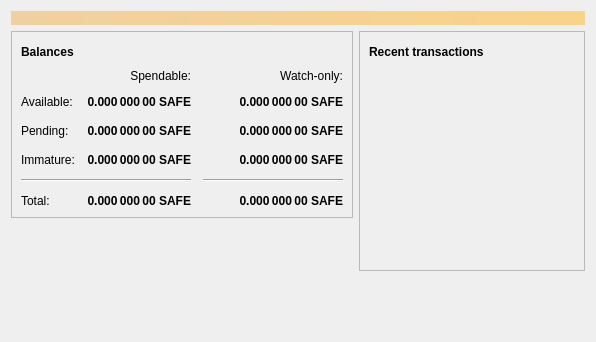
<?xml version="1.0" encoding="UTF-8"?>
<ui version="4.0">
 <class>OverviewPage</class>
 <widget class="QWidget" name="OverviewPage">
  <property name="geometry">
   <rect>
    <x>0</x>
    <y>0</y>
    <width>596</width>
    <height>342</height>
   </rect>
  </property>
  <property name="windowTitle">
   <string>Form</string>
  </property>
  <layout class="QVBoxLayout" name="topLayout">
   <item>
    <widget class="QLabel" name="labelAlerts">
     <property name="visible">
      <bool>false</bool>
     </property>
     <property name="styleSheet">
      <string notr="true">QLabel { background-color: qlineargradient(x1: 0, y1: 0, x2: 1, y2: 0, stop:0 #F0D0A0, stop:1 #F8D488); color:#000000; }</string>
     </property>
     <property name="wordWrap">
      <bool>true</bool>
     </property>
     <property name="margin">
      <number>3</number>
     </property>
     <property name="textInteractionFlags">
      <set>Qt::TextSelectableByMouse</set>
     </property>
    </widget>
   </item>
   <item>
    <layout class="QHBoxLayout" name="horizontalLayout" stretch="1,1">
     <item>
      <layout class="QVBoxLayout" name="verticalLayout_2">
       <item>
        <widget class="QFrame" name="frame">
         <property name="frameShape">
          <enum>QFrame::StyledPanel</enum>
         </property>
         <property name="frameShadow">
          <enum>QFrame::Raised</enum>
         </property>
         <layout class="QVBoxLayout" name="verticalLayout_4">
          <item>
           <layout class="QHBoxLayout" name="horizontalLayout_4">
            <item>
             <widget class="QLabel" name="label_5">
              <property name="font">
               <font>
                <weight>75</weight>
                <bold>true</bold>
               </font>
              </property>
              <property name="text">
               <string>Balances</string>
              </property>
             </widget>
            </item>
            <item>
             <widget class="QPushButton" name="labelWalletStatus">
              <property name="enabled">
               <bool>true</bool>
              </property>
              <property name="maximumSize">
               <size>
                <width>30</width>
                <height>16777215</height>
               </size>
              </property>
              <property name="toolTip">
               <string>The displayed information may be out of date. Your wallet automatically synchronizes with the Bitcoin network after a connection is established, but this process has not completed yet.</string>
              </property>
              <property name="text">
               <string/>
              </property>
              <property name="icon">
               <iconset resource="../bitcoin.qrc">
                <normaloff>:/icons/warning</normaloff>
                <disabledoff>:/icons/warning</disabledoff>:/icons/warning</iconset>
              </property>
              <property name="iconSize">
               <size>
                <width>24</width>
                <height>24</height>
               </size>
              </property>
              <property name="flat">
               <bool>true</bool>
              </property>
             </widget>
            </item>
            <item>
             <spacer name="horizontalSpacer_3">
              <property name="orientation">
               <enum>Qt::Horizontal</enum>
              </property>
              <property name="sizeHint" stdset="0">
               <size>
                <width>40</width>
                <height>20</height>
               </size>
              </property>
             </spacer>
            </item>
           </layout>
          </item>
          <item>
           <layout class="QGridLayout" name="gridLayout">
            <property name="spacing">
             <number>12</number>
            </property>
            <item row="2" column="2">
             <widget class="QLabel" name="labelWatchPending">
              <property name="font">
               <font>
                <weight>75</weight>
                <bold>true</bold>
               </font>
              </property>
              <property name="cursor">
               <cursorShape>IBeamCursor</cursorShape>
              </property>
              <property name="toolTip">
               <string>Unconfirmed transactions to watch-only addresses</string>
              </property>
              <property name="text">
               <string notr="true">0.000 000 00 SAFE</string>
              </property>
              <property name="alignment">
               <set>Qt::AlignRight|Qt::AlignTrailing|Qt::AlignVCenter</set>
              </property>
              <property name="textInteractionFlags">
               <set>Qt::LinksAccessibleByMouse|Qt::TextSelectableByKeyboard|Qt::TextSelectableByMouse</set>
              </property>
             </widget>
            </item>
            <item row="2" column="1">
             <widget class="QLabel" name="labelUnconfirmed">
              <property name="font">
               <font>
                <weight>75</weight>
                <bold>true</bold>
               </font>
              </property>
              <property name="cursor">
               <cursorShape>IBeamCursor</cursorShape>
              </property>
              <property name="toolTip">
               <string>Total of transactions that have yet to be confirmed, and do not yet count toward the spendable balance</string>
              </property>
              <property name="text">
               <string notr="true">0.000 000 00 SAFE</string>
              </property>
              <property name="alignment">
               <set>Qt::AlignRight|Qt::AlignTrailing|Qt::AlignVCenter</set>
              </property>
              <property name="textInteractionFlags">
               <set>Qt::LinksAccessibleByMouse|Qt::TextSelectableByKeyboard|Qt::TextSelectableByMouse</set>
              </property>
             </widget>
            </item>
            <item row="3" column="2">
             <widget class="QLabel" name="labelWatchImmature">
              <property name="font">
               <font>
                <weight>75</weight>
                <bold>true</bold>
               </font>
              </property>
              <property name="cursor">
               <cursorShape>IBeamCursor</cursorShape>
              </property>
              <property name="toolTip">
               <string>Mined balance in watch-only addresses that has not yet matured</string>
              </property>
              <property name="text">
               <string notr="true">0.000 000 00 SAFE</string>
              </property>
              <property name="alignment">
               <set>Qt::AlignRight|Qt::AlignTrailing|Qt::AlignVCenter</set>
              </property>
              <property name="textInteractionFlags">
               <set>Qt::LinksAccessibleByMouse|Qt::TextSelectableByKeyboard|Qt::TextSelectableByMouse</set>
              </property>
             </widget>
            </item>
            <item row="4" column="0" colspan="2">
             <widget class="Line" name="line">
              <property name="orientation">
               <enum>Qt::Horizontal</enum>
              </property>
             </widget>
            </item>
            <item row="4" column="2">
             <widget class="Line" name="lineWatchBalance">
              <property name="sizePolicy">
               <sizepolicy hsizetype="Preferred" vsizetype="Fixed">
                <horstretch>0</horstretch>
                <verstretch>0</verstretch>
               </sizepolicy>
              </property>
              <property name="minimumSize">
               <size>
                <width>140</width>
                <height>0</height>
               </size>
              </property>
              <property name="orientation">
               <enum>Qt::Horizontal</enum>
              </property>
             </widget>
            </item>
            <item row="5" column="0">
             <widget class="QLabel" name="labelTotalText">
              <property name="text">
               <string>Total:</string>
              </property>
             </widget>
            </item>
            <item row="3" column="1">
             <widget class="QLabel" name="labelImmature">
              <property name="font">
               <font>
                <weight>75</weight>
                <bold>true</bold>
               </font>
              </property>
              <property name="cursor">
               <cursorShape>IBeamCursor</cursorShape>
              </property>
              <property name="toolTip">
               <string>Mined balance that has not yet matured</string>
              </property>
              <property name="text">
               <string notr="true">0.000 000 00 SAFE</string>
              </property>
              <property name="alignment">
               <set>Qt::AlignRight|Qt::AlignTrailing|Qt::AlignVCenter</set>
              </property>
              <property name="textInteractionFlags">
               <set>Qt::LinksAccessibleByMouse|Qt::TextSelectableByKeyboard|Qt::TextSelectableByMouse</set>
              </property>
             </widget>
            </item>
            <item row="2" column="3">
             <spacer name="horizontalSpacer_2">
              <property name="orientation">
               <enum>Qt::Horizontal</enum>
              </property>
              <property name="sizeHint" stdset="0">
               <size>
                <width>40</width>
                <height>20</height>
               </size>
              </property>
             </spacer>
            </item>
            <item row="3" column="0">
             <widget class="QLabel" name="labelImmatureText">
              <property name="text">
               <string>Immature:</string>
              </property>
             </widget>
            </item>
            <item row="5" column="1">
             <widget class="QLabel" name="labelTotal">
              <property name="font">
               <font>
                <weight>75</weight>
                <bold>true</bold>
               </font>
              </property>
              <property name="cursor">
               <cursorShape>IBeamCursor</cursorShape>
              </property>
              <property name="toolTip">
               <string>Your current total balance</string>
              </property>
              <property name="text">
               <string notr="true">0.000 000 00 SAFE</string>
              </property>
              <property name="alignment">
               <set>Qt::AlignRight|Qt::AlignTrailing|Qt::AlignVCenter</set>
              </property>
              <property name="textInteractionFlags">
               <set>Qt::LinksAccessibleByMouse|Qt::TextSelectableByKeyboard|Qt::TextSelectableByMouse</set>
              </property>
             </widget>
            </item>
            <item row="5" column="2">
             <widget class="QLabel" name="labelWatchTotal">
              <property name="font">
               <font>
                <weight>75</weight>
                <bold>true</bold>
               </font>
              </property>
              <property name="cursor">
               <cursorShape>IBeamCursor</cursorShape>
              </property>
              <property name="toolTip">
               <string>Current total balance in watch-only addresses</string>
              </property>
              <property name="text">
               <string notr="true">0.000 000 00 SAFE</string>
              </property>
              <property name="alignment">
               <set>Qt::AlignRight|Qt::AlignTrailing|Qt::AlignVCenter</set>
              </property>
              <property name="textInteractionFlags">
               <set>Qt::LinksAccessibleByMouse|Qt::TextSelectableByKeyboard|Qt::TextSelectableByMouse</set>
              </property>
             </widget>
            </item>
            <item row="0" column="2">
             <widget class="QLabel" name="labelWatchonly">
              <property name="text">
               <string>Watch-only:</string>
              </property>
              <property name="alignment">
               <set>Qt::AlignRight|Qt::AlignTrailing|Qt::AlignVCenter</set>
              </property>
             </widget>
            </item>
            <item row="1" column="0">
             <widget class="QLabel" name="labelBalanceText">
              <property name="text">
               <string>Available:</string>
              </property>
             </widget>
            </item>
            <item row="1" column="1">
             <widget class="QLabel" name="labelBalance">
              <property name="font">
               <font>
                <weight>75</weight>
                <bold>true</bold>
               </font>
              </property>
              <property name="cursor">
               <cursorShape>IBeamCursor</cursorShape>
              </property>
              <property name="toolTip">
               <string>Your current spendable balance</string>
              </property>
              <property name="text">
               <string notr="true">0.000 000 00 SAFE</string>
              </property>
              <property name="alignment">
               <set>Qt::AlignRight|Qt::AlignTrailing|Qt::AlignVCenter</set>
              </property>
              <property name="textInteractionFlags">
               <set>Qt::LinksAccessibleByMouse|Qt::TextSelectableByKeyboard|Qt::TextSelectableByMouse</set>
              </property>
             </widget>
            </item>
            <item row="1" column="2">
             <widget class="QLabel" name="labelWatchAvailable">
              <property name="font">
               <font>
                <weight>75</weight>
                <bold>true</bold>
               </font>
              </property>
              <property name="cursor">
               <cursorShape>IBeamCursor</cursorShape>
              </property>
              <property name="toolTip">
               <string>Your current balance in watch-only addresses</string>
              </property>
              <property name="text">
               <string notr="true">0.000 000 00 SAFE</string>
              </property>
              <property name="alignment">
               <set>Qt::AlignRight|Qt::AlignTrailing|Qt::AlignVCenter</set>
              </property>
              <property name="textInteractionFlags">
               <set>Qt::LinksAccessibleByMouse|Qt::TextSelectableByKeyboard|Qt::TextSelectableByMouse</set>
              </property>
             </widget>
            </item>
            <item row="2" column="0">
             <widget class="QLabel" name="labelPendingText">
              <property name="text">
               <string>Pending:</string>
              </property>
             </widget>
            </item>
            <item row="0" column="1">
             <widget class="QLabel" name="labelSpendable">
              <property name="text">
               <string>Spendable:</string>
              </property>
              <property name="alignment">
               <set>Qt::AlignRight|Qt::AlignTrailing|Qt::AlignVCenter</set>
              </property>
             </widget>
            </item>
           </layout>
          </item>
         </layout>
        </widget>
       </item>
       <item>
        <spacer name="verticalSpacer">
         <property name="orientation">
          <enum>Qt::Vertical</enum>
         </property>
         <property name="sizeHint" stdset="0">
          <size>
           <width>20</width>
           <height>40</height>
          </size>
         </property>
        </spacer>
       </item>
      </layout>
     </item>
     <item>
      <layout class="QVBoxLayout" name="verticalLayout_3">
       <item>
        <widget class="QFrame" name="frame_2">
         <property name="frameShape">
          <enum>QFrame::StyledPanel</enum>
         </property>
         <property name="frameShadow">
          <enum>QFrame::Raised</enum>
         </property>
         <layout class="QVBoxLayout" name="verticalLayout">
          <item>
           <layout class="QHBoxLayout" name="horizontalLayout_2">
            <item>
             <widget class="QLabel" name="label_4">
              <property name="font">
               <font>
                <weight>75</weight>
                <bold>true</bold>
               </font>
              </property>
              <property name="text">
               <string>Recent transactions</string>
              </property>
             </widget>
            </item>
            <item>
             <widget class="QPushButton" name="labelTransactionsStatus">
              <property name="enabled">
               <bool>true</bool>
              </property>
              <property name="maximumSize">
               <size>
                <width>30</width>
                <height>16777215</height>
               </size>
              </property>
              <property name="toolTip">
               <string>The displayed information may be out of date. Your wallet automatically synchronizes with the Bitcoin network after a connection is established, but this process has not completed yet.</string>
              </property>
              <property name="text">
               <string/>
              </property>
              <property name="icon">
               <iconset resource="../bitcoin.qrc">
                <normaloff>:/icons/warning</normaloff>
                <disabledoff>:/icons/warning</disabledoff>:/icons/warning</iconset>
              </property>
              <property name="iconSize">
               <size>
                <width>24</width>
                <height>24</height>
               </size>
              </property>
              <property name="flat">
               <bool>true</bool>
              </property>
             </widget>
            </item>
            <item>
             <spacer name="horizontalSpacer">
              <property name="orientation">
               <enum>Qt::Horizontal</enum>
              </property>
              <property name="sizeHint" stdset="0">
               <size>
                <width>40</width>
                <height>20</height>
               </size>
              </property>
             </spacer>
            </item>
           </layout>
          </item>
          <item>
           <widget class="QListView" name="listTransactions">
            <property name="styleSheet">
             <string notr="true">QListView { background: transparent; }</string>
            </property>
            <property name="frameShape">
             <enum>QFrame::NoFrame</enum>
            </property>
            <property name="verticalScrollBarPolicy">
             <enum>Qt::ScrollBarAlwaysOff</enum>
            </property>
            <property name="horizontalScrollBarPolicy">
             <enum>Qt::ScrollBarAlwaysOff</enum>
            </property>
            <property name="selectionMode">
             <enum>QAbstractItemView::NoSelection</enum>
            </property>
           </widget>
          </item>
         </layout>
        </widget>
       </item>
       <item>
        <spacer name="verticalSpacer_2">
         <property name="orientation">
          <enum>Qt::Vertical</enum>
         </property>
         <property name="sizeHint" stdset="0">
          <size>
           <width>20</width>
           <height>40</height>
          </size>
         </property>
        </spacer>
       </item>
      </layout>
     </item>
    </layout>
   </item>
  </layout>
 </widget>
 <resources/>
 <connections/>
</ui>
